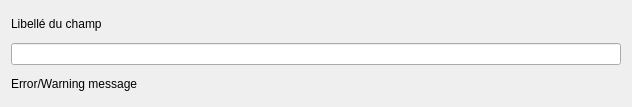
<?xml version="1.0" encoding="UTF-8"?>
<ui version="4.0">
 <class>CustomLabeledInputTextField</class>
 <widget class="QWidget" name="CustomLabeledInputTextField">
  <property name="geometry">
   <rect>
    <x>0</x>
    <y>0</y>
    <width>632</width>
    <height>107</height>
   </rect>
  </property>
  <property name="minimumSize">
   <size>
    <width>0</width>
    <height>0</height>
   </size>
  </property>
  <property name="maximumSize">
   <size>
    <width>2000</width>
    <height>400</height>
   </size>
  </property>
  <property name="windowTitle">
   <string>Connection</string>
  </property>
  <layout class="QVBoxLayout" name="verticalLayout">
   <item>
    <widget class="QLabel" name="fieldLabel">
     <property name="text">
      <string>Libellé du champ</string>
     </property>
    </widget>
   </item>
   <item>
    <widget class="QLineEdit" name="inputText">
     <property name="inputMask">
      <string/>
     </property>
     <property name="text">
      <string/>
     </property>
    </widget>
   </item>
   <item>
    <widget class="QLabel" name="message">
     <property name="text">
      <string>Error/Warning message</string>
     </property>
    </widget>
   </item>
  </layout>
 </widget>
 <resources/>
 <connections/>
</ui>
